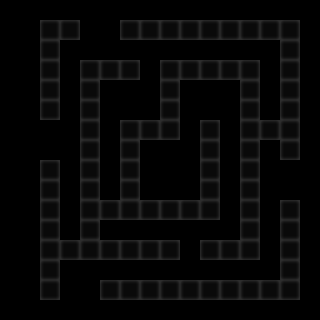

The image is a tile-based game level rendered from a .tmx file. Its description and source (layers, tilesets, objects; grid data summarised) follow:
An orthogonal 16x16 tile map with 20x20 px tiles, 1 tile layer (Tile Layer 1).

<map version="1.0" orientation="orthogonal" renderorder="right-down" width="16" height="16" tilewidth="20" tileheight="20" nextobjectid="1">
 <tileset firstgid="1" name="blackTile" tilewidth="20" tileheight="20">
  <image source="blackTile.png" width="20" height="20" />
 </tileset>
 <layer name="Tile Layer 1" width="16" height="16">
  <data>[256 cells, 94 non-empty, 1 distinct tile ids]</data>
 </layer>
</map>
